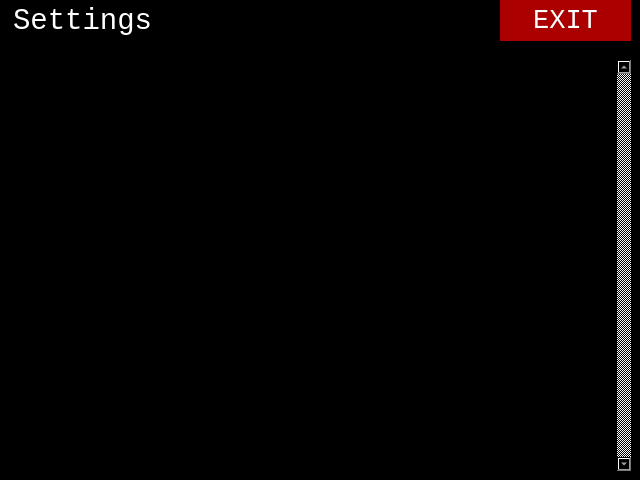
<?xml version="1.0" encoding="UTF-8"?>
<ui version="4.0">
 <class>MainWindow</class>
 <widget class="QMainWindow" name="MainWindow">
  <property name="geometry">
   <rect>
    <x>0</x>
    <y>0</y>
    <width>640</width>
    <height>480</height>
   </rect>
  </property>
  <property name="sizePolicy">
   <sizepolicy hsizetype="Fixed" vsizetype="Fixed">
    <horstretch>0</horstretch>
    <verstretch>0</verstretch>
   </sizepolicy>
  </property>
  <property name="maximumSize">
   <size>
    <width>640</width>
    <height>480</height>
   </size>
  </property>
  <property name="cursor">
   <cursorShape>ArrowCursor</cursorShape>
  </property>
  <property name="windowTitle">
   <string>MainWindow</string>
  </property>
  <property name="styleSheet">
   <string notr="true">background-color: rgb(0, 0, 0);
color: rgb(255, 255, 255);</string>
  </property>
  <property name="tabShape">
   <enum>QTabWidget::Rounded</enum>
  </property>
  <widget class="QWidget" name="centralwidget">
   <widget class="QListView" name="list_view">
    <property name="geometry">
     <rect>
      <x>10</x>
      <y>60</y>
      <width>621</width>
      <height>411</height>
     </rect>
    </property>
    <property name="sizePolicy">
     <sizepolicy hsizetype="Fixed" vsizetype="Fixed">
      <horstretch>0</horstretch>
      <verstretch>0</verstretch>
     </sizepolicy>
    </property>
    <property name="font">
     <font>
      <family>Consolas</family>
      <pointsize>22</pointsize>
     </font>
    </property>
    <property name="focusPolicy">
     <enum>Qt::StrongFocus</enum>
    </property>
    <property name="autoFillBackground">
     <bool>true</bool>
    </property>
    <property name="frameShape">
     <enum>QFrame::NoFrame</enum>
    </property>
    <property name="frameShadow">
     <enum>QFrame::Plain</enum>
    </property>
    <property name="verticalScrollBarPolicy">
     <enum>Qt::ScrollBarAlwaysOn</enum>
    </property>
    <property name="horizontalScrollBarPolicy">
     <enum>Qt::ScrollBarAlwaysOff</enum>
    </property>
    <property name="sizeAdjustPolicy">
     <enum>QAbstractScrollArea::AdjustIgnored</enum>
    </property>
    <property name="autoScroll">
     <bool>false</bool>
    </property>
    <property name="editTriggers">
     <set>QAbstractItemView::NoEditTriggers</set>
    </property>
    <property name="showDropIndicator" stdset="0">
     <bool>false</bool>
    </property>
    <property name="defaultDropAction">
     <enum>Qt::IgnoreAction</enum>
    </property>
    <property name="selectionMode">
     <enum>QAbstractItemView::NoSelection</enum>
    </property>
    <property name="verticalScrollMode">
     <enum>QAbstractItemView::ScrollPerPixel</enum>
    </property>
    <property name="viewMode">
     <enum>QListView::ListMode</enum>
    </property>
    <property name="wordWrap">
     <bool>false</bool>
    </property>
   </widget>
   <widget class="QPushButton" name="exit_settings">
    <property name="geometry">
     <rect>
      <x>500</x>
      <y>0</y>
      <width>131</width>
      <height>41</height>
     </rect>
    </property>
    <property name="font">
     <font>
      <family>Consolas</family>
      <pointsize>20</pointsize>
     </font>
    </property>
    <property name="styleSheet">
     <string notr="true">background-color: rgb(170, 0, 0);
border: none;</string>
    </property>
    <property name="text">
     <string>EXIT</string>
    </property>
   </widget>
   <widget class="QLineEdit" name="lineEdit">
    <property name="geometry">
     <rect>
      <x>10</x>
      <y>0</y>
      <width>151</width>
      <height>41</height>
     </rect>
    </property>
    <property name="font">
     <font>
      <family>Consolas</family>
      <pointsize>22</pointsize>
     </font>
    </property>
    <property name="text">
     <string>Settings</string>
    </property>
   </widget>
  </widget>
 </widget>
 <resources/>
 <connections/>
</ui>
